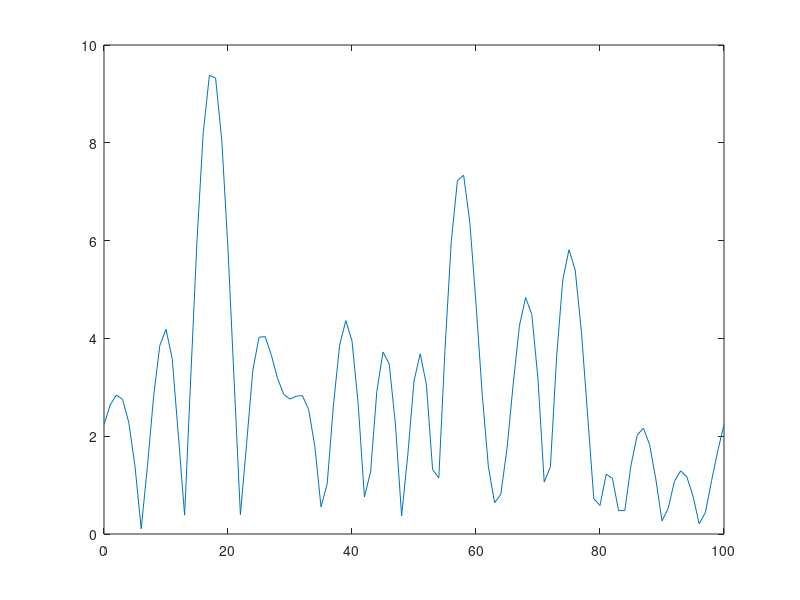

Write MATLAB code to recreate this figure.
% MATLAB script for Illustrative Problem 9, Chapter 7.
echo on
K=10;N=2*K;T=100;
a=rand(1,36);
a=sign(a-0.5);
b=reshape(a,9,4);
% Generate the 16QAM points
XXX=2*b(:,1)+b(:,2)+j*(2*b(:,3)+b(:,4));
XX=XXX';
X=[0 XX 0 conj(XX(9:-1:1))];
xt=zeros(1,101);
for t=0:100
  for k=0:N-1
    xt(1,t+1)=xt(1,t+1)+1/sqrt(N)*X(k+1)*exp(j*2*pi*k*t/T);
    echo off
  end
end
echo on
xn=zeros(1,N);
for n=0:N-1
  for k=0:N-1
    xn(n+1)=xn(n+1)+1/sqrt(N)*X(k+1)*exp(j*2*pi*n*k/N);
    echo off
  end
end
echo on
pause % press any key to see a plot of x(t)
plot([0:100],abs(xt))
% Check the difference between xn and samples of x(t)
for n=0:N-1
  d(n+1)=xt(T/N*n+1)-xn(1+n);
  echo off
end
echo on
e=norm(d);
Y=zeros(1,10);
for k=1:9
  for n=0:N-1
    Y(1,k+1)=Y(1,k+1)+1/sqrt(N)*xn(n+1)*exp(-j*2*pi*k*n/N);
    echo off
  end
end
echo on
dd=Y(1:10)-X(1:10);
ee=norm(dd);
